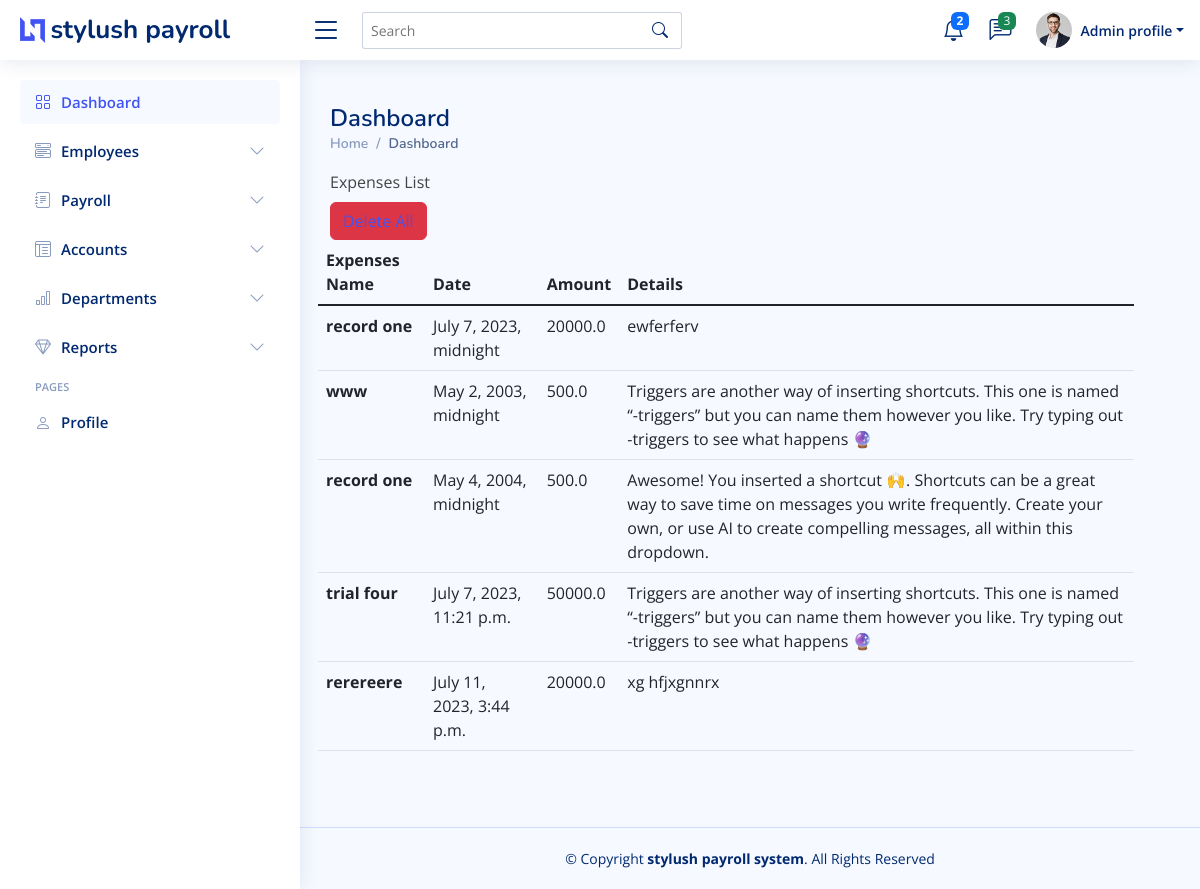
The page /home/expense_list/ on the database its author committed.
### first/models.py (models this page shows)
class addExpenses(models.Model):
    expense_name = models.CharField(max_length=200)
    date = models.DateTimeField(auto_now_add=True)
    amount = models.FloatField()
    text = models.TextField()

### first/expensesViews.py (the view)
# urls.py: path('expense_list/', expensesViews.expense_list, name='expense_list'),
def expense_list(request):
        expenses = addExpenses.objects.all()
        return render(request, 'Dashboard/expense_list.html', {'expenses': expenses})

### first/templates/Dashboard/expense_list.html (shortened to what this page needs)
<!DOCTYPE html>
{% load static %}
<html lang="en">
<head>
  <link href="{% static 'vendor/bootstrap/css/bootstrap.min.css' %}" rel="stylesheet">
  <link href="{% static 'vendor/bootstrap-icons/bootstrap-icons.css' %}" rel="stylesheet">
  <link href="{% static 'vendor/boxicons/css/boxicons.min.css' %}" rel="stylesheet">
  <link href="{% static 'vendor/quill/quill.snow.css' %}" rel="stylesheet">
  <link href="{% static 'vendor/quill/quill.bubble.css' %}" rel="stylesheet">
  <link href="{% static 'vendor/remixicon/remixicon.css' %}" rel="stylesheet">
  <link href="{% static 'vendor/simple-datatables/style.css' %}" rel="stylesheet">
  <link href="{% static 'css/style.css' %}" rel="stylesheet">
</head>
<body>
  <header id="header" class="header fixed-top d-flex align-items-center">
    <div class="d-flex align-items-center justify-content-between">
      <a href="{% url 'index' %}" class="logo d-flex align-items-center">
        <img src="{% static 'img/logo.png' %}" alt="">
        <span class="d-none d-lg-block">stylush payroll</span>
      </a>
      <i class="bi bi-list toggle-sidebar-btn"></i>
    </div>
    <div class="search-bar">
      <form class="search-form d-flex align-items-center" method="POST" action="#">
        <input type="text" name="query" placeholder="Search" title="Enter search keyword">
        <button type="submit" title="Search"><i class="bi bi-search"></i></button>
      </form>
    </div>
    <nav class="header-nav ms-auto">
      <ul class="d-flex align-items-center">
        <li class="nav-item dropdown">
          <a class="nav-link nav-icon" href="#" data-bs-toggle="dropdown">
            <i class="bi bi-bell"></i>
            <span class="badge bg-primary badge-number"><b>2</b></span>
          </a>
        </li>
        <li class="nav-item dropdown">
          <a class="nav-link nav-icon" href="#" data-bs-toggle="dropdown">
            <i class="bi bi-chat-left-text"></i>
            <span class="badge bg-success badge-number">3</span>
          </a>
        </li>
        <li class="nav-item dropdown pe-3">
          <a class="nav-link nav-profile d-flex align-items-center pe-0" href="#" data-bs-toggle="dropdown">
            <img src="{% static 'img/profile-img.jpg'   %}" alt="Profile" class="rounded-circle">
            <span class="d-none d-md-block dropdown-toggle ps-2">Admin profile</span>
          </a>
        </li>
      </ul>
    </nav>
  </header>
  <aside id="sidebar" class="sidebar">
    <ul class="sidebar-nav" id="sidebar-nav">
      <li class="nav-item">
        <a class="nav-link " href="{% url 'index' %}">
          <i class="bi bi-grid"></i>
          <span>Dashboard</span>
        </a>
      </li>
      <li class="nav-item">
        <a class="nav-link collapsed" data-bs-target="#components-nav" data-bs-toggle="collapse" href="#">
          <i class="bi bi-menu-button-wide"></i><span>Employees</span><i class="bi bi-chevron-down ms-auto"></i>
        </a>
      </li>
      <li class="nav-item">
        <a class="nav-link collapsed" data-bs-target="#forms-nav" data-bs-toggle="collapse" href="#">
          <i class="bi bi-journal-text"></i><span>Payroll</span><i class="bi bi-chevron-down ms-auto"></i>
        </a>
      </li>
      <li class="nav-item">
        <a class="nav-link collapsed" data-bs-target="#tables-nav" data-bs-toggle="collapse" href="#">
          <i class="bi bi-layout-text-window-reverse"></i><span>Accounts</span><i class="bi bi-chevron-down ms-auto"></i>
        </a>
      </li>
      <li class="nav-item">
        <a class="nav-link collapsed" data-bs-target="#charts-nav" data-bs-toggle="collapse" href="#">
          <i class="bi bi-bar-chart"></i><span>Departments</span><i class="bi bi-chevron-down ms-auto"></i>
        </a>
      </li>
      <li class="nav-item">
        <a class="nav-link collapsed" data-bs-target="#icons-nav" data-bs-toggle="collapse" href="#">
          <i class="bi bi-gem"></i><span>Reports</span><i class="bi bi-chevron-down ms-auto"></i>
        </a>
      </li>
      <li class="nav-heading">Pages</li>
      <li class="nav-item">
        <a class="nav-link collapsed" href="{% url 'profile'   %}">
          <i class="bi bi-person"></i>
          <span>Profile</span>
        </a>
      </li>
    </ul>
  </aside>
                                           END SIDE BAR
<main id="main" class="main">
  <div class="pagetitle">
    <h1>Dashboard</h1>
    <nav>
      <ol class="breadcrumb">
        <li class="breadcrumb-item"><a href="{% url 'index' %}">Home</a></li>
        <li class="breadcrumb-item active">Dashboard</li>
      </ol>
    </nav>
  </div>
  <section class="section dashboard">
    <div class="row">
      <div class="row">
        <div class="mb-3 row">
          <label for="employment_id" class="form-label">Expenses List</label>
          <div>
            <div class="row">
              <form method="POST">
                <button type="submit"   value="Submit" class="btn btn-danger"><a href="{% url 'deleteAllExpenses' %}">Delete All</a></button>
              </form>
            </div>
      </div>
          <table class="table">
            <thead>
              <tr>
                <th scope="col">Expenses Name</th>
                <th scope="col">Date</th>
                <th scope="col">Amount</th>
                <th scope="col">Details </th>
              </tr>
            </thead>
            <tbody class="table-group-divider">
              {% for expense in expenses %}
              <tr>
                <th scope="row">{{ expense.expense_name }}</th>
                <td>{{ expense.date }}</td>
                <td>{{ expense.amount }}</td>
                <td>{{ expense.text }}</td>
              </tr>
              {% endfor %}
            </tbody>
          </table>
        </div>
      </div>
    </div>
  </section>
</main>
  <footer id="footer" class="footer">
    <div class="copyright">
      &copy; Copyright <strong><span>stylush payroll system</span></strong>. All Rights Reserved
    </div>
  </footer>
</body>
</html>

### static/css/style.css (style rules this page uses)
:root { scroll-behavior: smooth; }
body { font-family: "Open Sans", sans-serif; background: #f6f9ff; color: #444444; }
a { color: #4154f1; text-decoration: none; }
h1, h2, h3, h4, h5, h6 { font-family: "Nunito", sans-serif; }
#main { margin-top: 60px; padding: 20px 30px; transition: all 0.3s; }
.pagetitle { margin-bottom: 10px; }
.pagetitle h1 { font-size: 24px; margin-bottom: 0; font-weight: 600; color: #012970; }
.breadcrumb { font-size: 14px; font-family: "Nunito", sans-serif; color: #899bbd; font-weight: 600; }
.breadcrumb a { color: #899bbd; transition: 0.3s; }
.breadcrumb .breadcrumb-item::before { color: #899bbd; }
.breadcrumb .active { color: #51678f; font-weight: 600; }
.logo { line-height: 1; }
@media (min-width: 1200px) { .logo { width: 280px; } }
.logo img { max-height: 26px; margin-right: 6px; }
.logo span { font-size: 26px; font-weight: 700; color: #012970; font-family: "Nunito", sans-serif; }
.header { transition: all 0.5s; z-index: 997; height: 60px; box-shadow: 0px 2px 20px rgba(1, 41, 112, 0.1); background-color: #fff; padding-left: 20px; }
.header .toggle-sidebar-btn { font-size: 32px; padding-left: 10px; cursor: pointer; color: #012970; }
.header .search-bar { min-width: 360px; padding: 0 20px; }
.header .search-form { width: 100%; }
.header .search-form input { border: 0; font-size: 14px; color: #012970; border: 1px solid rgba(1, 41, 112, 0.2); padding: 7px 38px 7px 8px; border-radius: 3px; transition: 0.3s; width: 100%; }
.header .search-form button { border: 0; padding: 0; margin-left: -30px; background: none; }
.header .search-form button i { color: #012970; }
.header-nav ul { list-style: none; }
.header-nav>ul { margin: 0; padding: 0; }
.header-nav .nav-icon { font-size: 22px; color: #012970; margin-right: 25px; position: relative; }
.header-nav .nav-profile { color: #012970; }
.header-nav .nav-profile img { max-height: 36px; }
.header-nav .nav-profile span { font-size: 14px; font-weight: 600; }
.header-nav .badge-number { position: absolute; inset: -2px -5px auto auto; font-weight: normal; font-size: 12px; padding: 3px 6px; }
.sidebar { position: fixed; top: 60px; left: 0; bottom: 0; width: 300px; z-index: 996; transition: all 0.3s; padding: 20px; overflow-y: auto; scrollbar-width: thin; scrollbar-color: #aab7cf transparent; box-shadow: 0px 0px 20px rgba(1, 41, 112, 0.1); background-color: #fff; }
@media (min-width: 1200px) { #main, #footer { margin-left: 300px; } }
.sidebar-nav { padding: 0; margin: 0; list-style: none; }
.sidebar-nav li { padding: 0; margin: 0; list-style: none; }
.sidebar-nav .nav-item { margin-bottom: 5px; }
.sidebar-nav .nav-heading { font-size: 11px; text-transform: uppercase; color: #899bbd; font-weight: 600; margin: 10px 0 5px 15px; }
.sidebar-nav .nav-link { display: flex; align-items: center; font-size: 15px; font-weight: 600; color: #4154f1; transition: 0.3; background: #f6f9ff; padding: 10px 15px; border-radius: 4px; }
.sidebar-nav .nav-link i { font-size: 16px; margin-right: 10px; color: #4154f1; }
.sidebar-nav .nav-link.collapsed { color: #012970; background: #fff; }
.sidebar-nav .nav-link.collapsed i { color: #899bbd; }
.sidebar-nav .nav-link .bi-chevron-down { margin-right: 0; transition: transform 0.2s ease-in-out; }
.footer { padding: 20px 0; font-size: 14px; transition: all 0.3s; border-top: 1px solid #cddfff; }
.footer .copyright { text-align: center; color: #012970; }

### rows shown on the page
addExpenses: expense_name "record one", date "July 7, 2023, midnight", amount "20000.0", text "ewferferv"
addExpenses: expense_name "www", date "May 2, 2003, midnight", amount "500.0", text "Triggers are another way of inserting shortcuts. This one is named “-triggers” but you can name them however you like. Try typing out -triggers to see what happens 🔮"
addExpenses: expense_name "record one", date "May 4, 2004, midnight", amount "500.0", text "Awesome! You inserted a shortcut 🙌. Shortcuts can be a great way to save time on messages you write frequently. Create your own, or use AI to create compelling messages, all within this dropdown."
addExpenses: expense_name "trial four", date "July 7, 2023, 11:21 p.m.", amount "50000.0", text "Triggers are another way of inserting shortcuts. This one is named “-triggers” but you can name them however you like. Try typing out -triggers to see what happens 🔮"
addExpenses: expense_name "rerereere", date "July 11, 2023, 3:44 p.m.", amount "20000.0", text "xg hfjxgnnrx"
